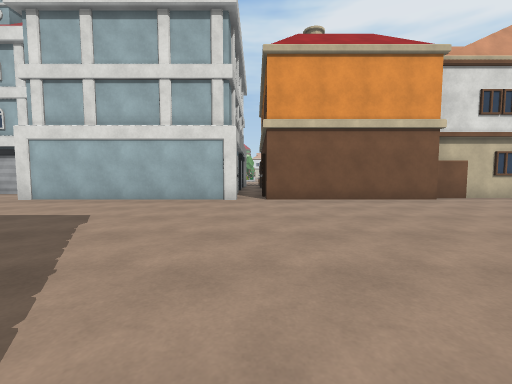
view 1 (above)

24 first-person views from a walk through a scene from a Unity 3-D project. The camera is 1.2 m above the floor, tilts 4° down and sees 90° across. The floor is counted in squares, 2 m on a side. Each view is taken from the middle of a square. On the plan, view 1 faces up. The plan holds only what a view shows up to about 9 squares ahead; the rest is blank. The place goes on beyond the plan. The player character is not drawn. Surface patterns are stand-ins for the level's own textures.

view 2
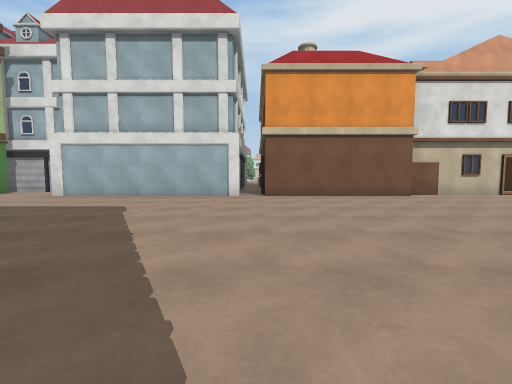

view 3
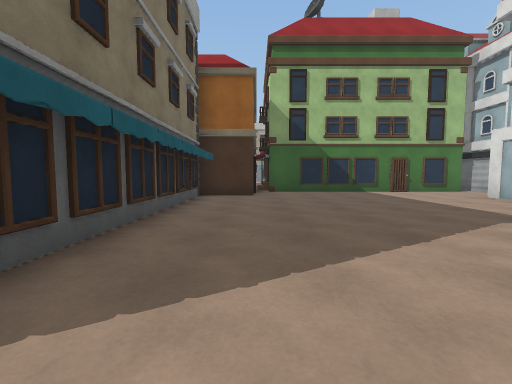

view 4
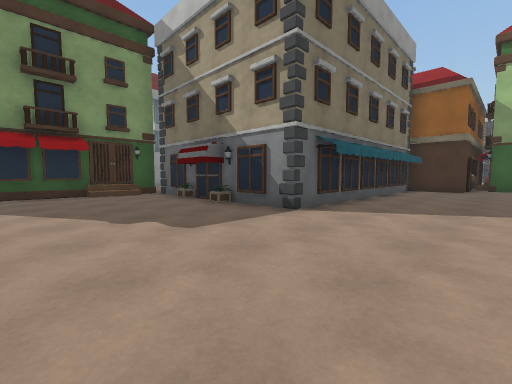

view 5
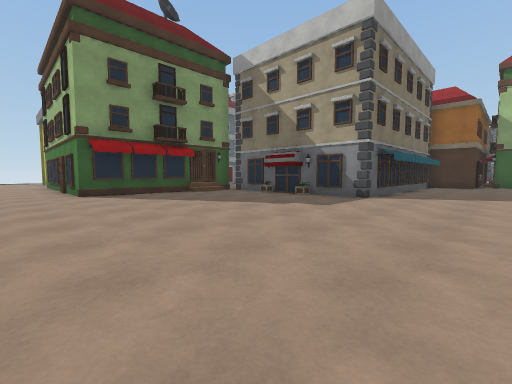

view 6
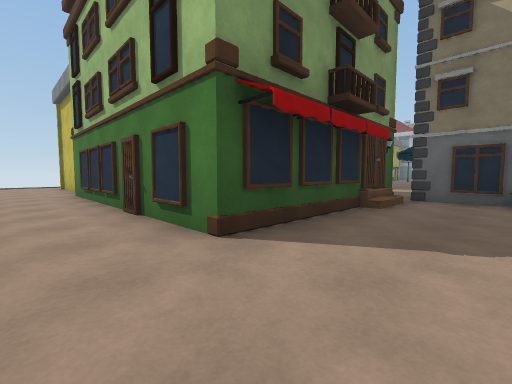

view 7
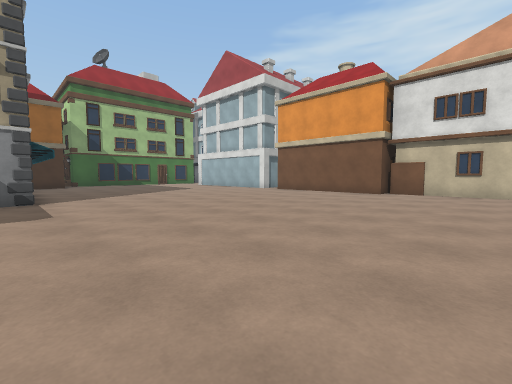

view 8
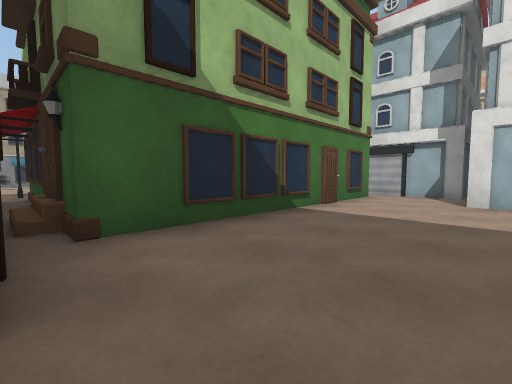

view 9
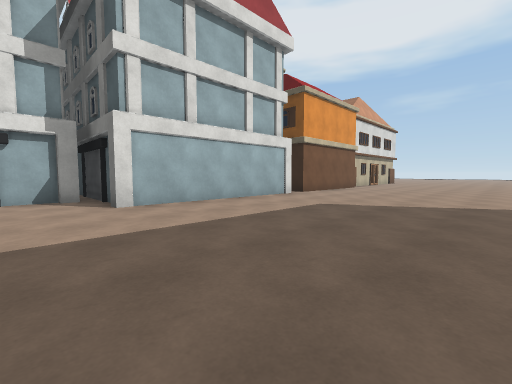

view 10
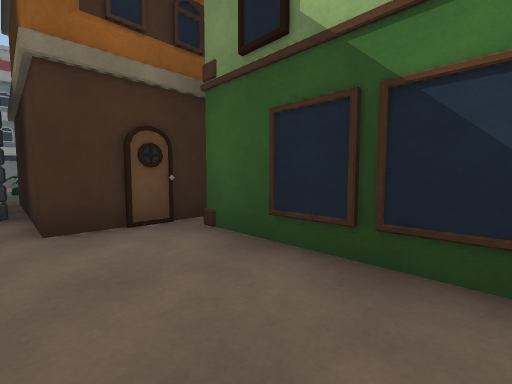

view 11
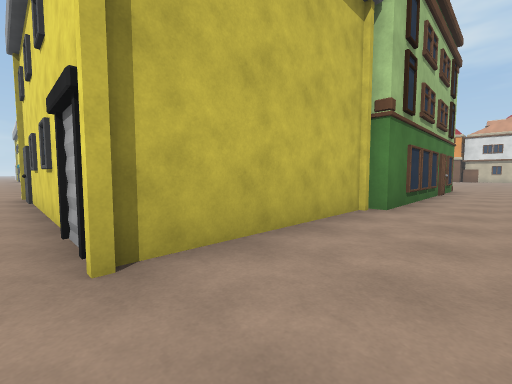

view 12
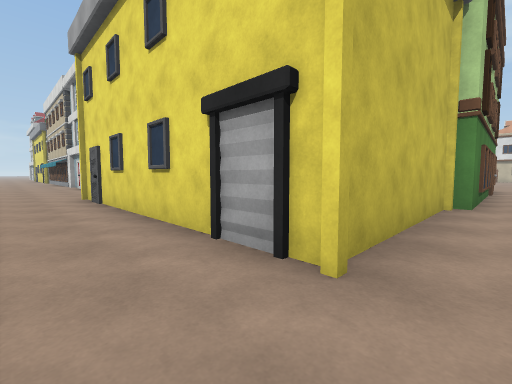

view 13
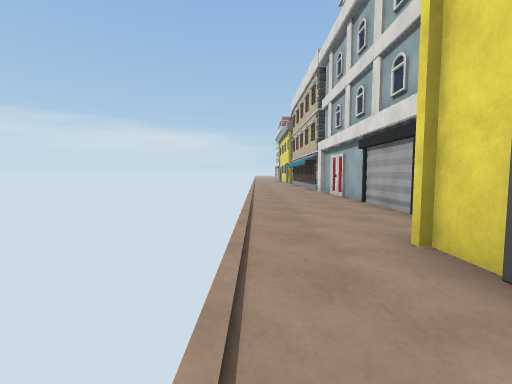

view 14
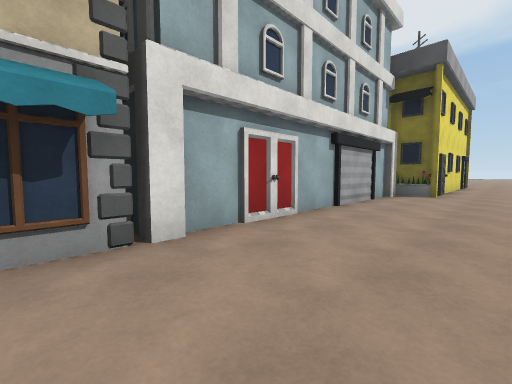

view 15
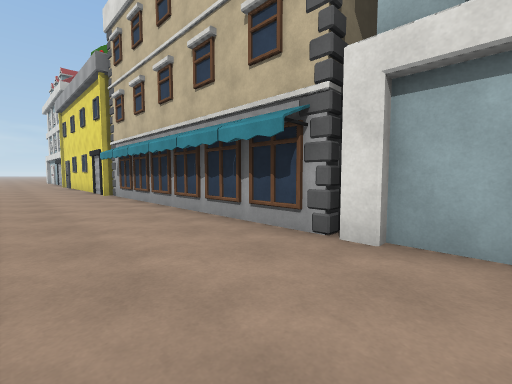

view 16
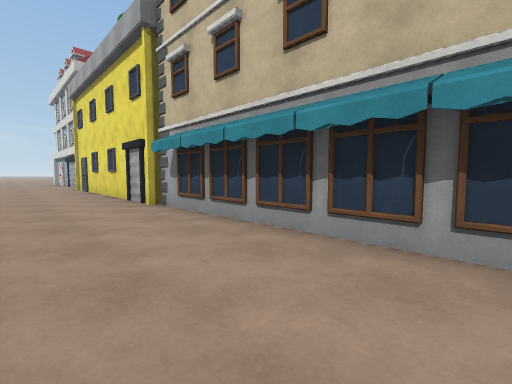

view 17
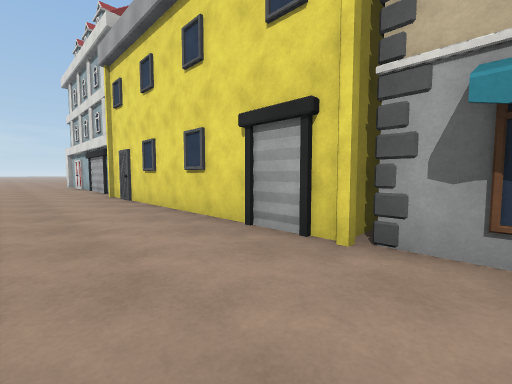

view 18
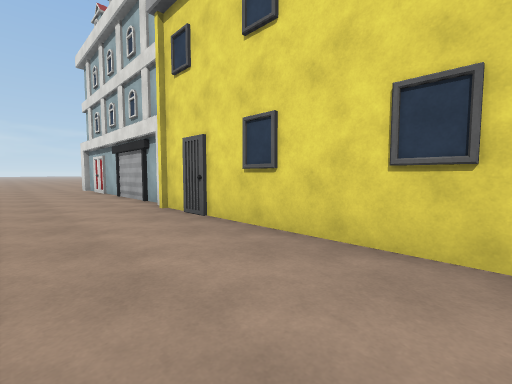

view 19
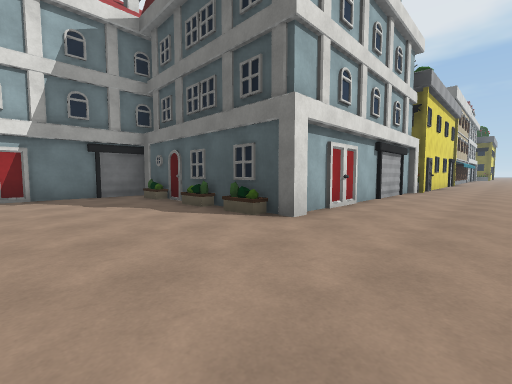

view 20
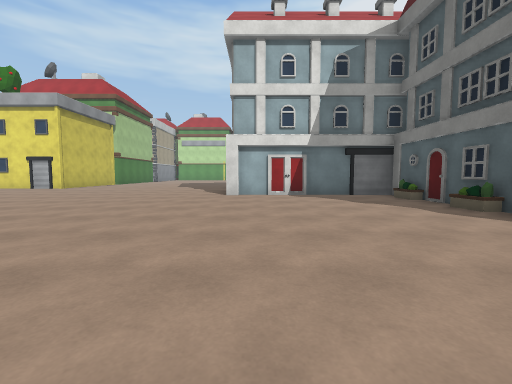

view 21
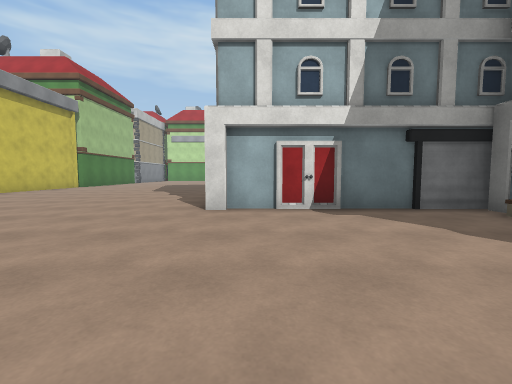

view 22
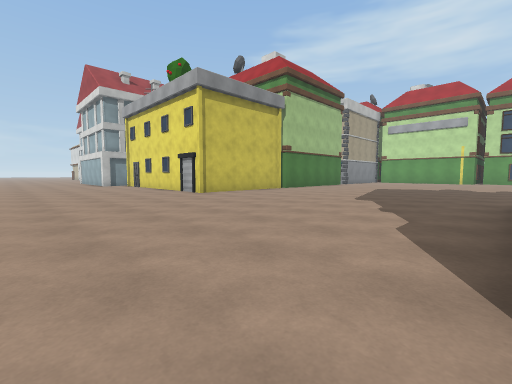

view 23
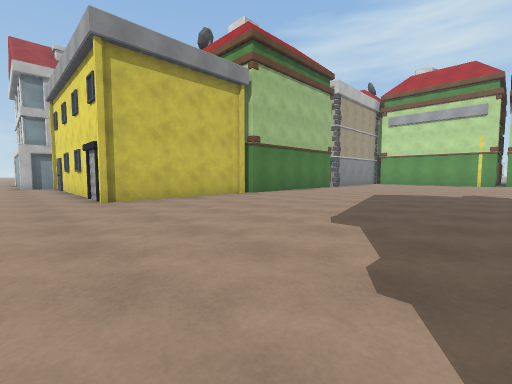

view 24
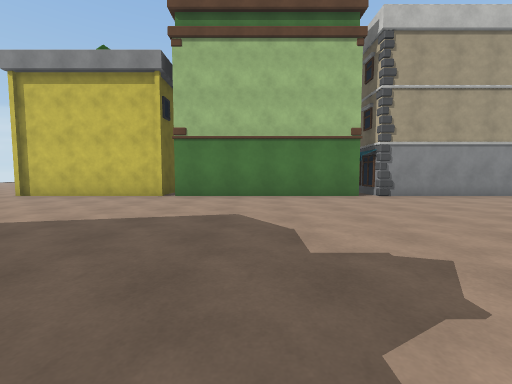

### Floor plan
Key: @ floor where view 1 was taken; # wall or solid block; . floor; H house; O other object.
Columns run from 41 left of view 1 to 7 right of it. Each row starts with its distance up from view 1.
  8                                  ####
  7                                  #..#   ###  ####
  6                                  #..#####.####.H.
  5  #                               #...............
  4  #.                              #...............
  3  #..                             #...............
  2 ##... ..                         #...............
  1 #.......                         #...............
  0 ##......                   #.#   ##......@.......
 -1  #.......                          ..............
 -2  #.......                   H      ######H.......
 -3  #.......                   H           ##.......
 -4 ##.......                          #     #H......
 -5 #H.......                        OO#     #.......
 -6 ##.......                        OO      #H......
 -7  #.......                               ..#H###..
 -8 ##.......                                     #..
 -9 .........                                      ..
-10 .........                                      ..
-11 .........#####                                 ..
-12 .............#                                 ..
-13 .............#                                #..
-14     .........#                          H     #..
-15      ........#                          H     #..
-16       .......#           ###     #      H     #..
-17        ......##.....######H####.##......H  ####..
-18         .........................................
-19          .......................................

Positions as (right, up) in squares from view 1, and headings:
1: (0, 0), facing up
2: (0, -1), facing up
3: (1, 0), facing left
4: (4, 1), facing down-left
5: (7, 1), facing down-left
6: (7, -5), facing down-left
7: (7, -2), facing up-left
8: (-5, 0), facing up-left
9: (-7, 1), facing up-right
10: (-6, 3), facing down-left
11: (7, -18), facing up-left
12: (6, -19), facing up-left
13: (1, -19), facing left
14: (-9, -19), facing up-right
15: (-7, -19), facing up-left
16: (-10, -19), facing up-left
17: (-14, -19), facing up-left
18: (-17, -19), facing up-left
19: (-31, -19), facing up-right
20: (-32, -19), facing up
21: (-32, -16), facing up
22: (-33, -13), facing up-left
23: (-34, -10), facing up-left
24: (-33, -2), facing left
